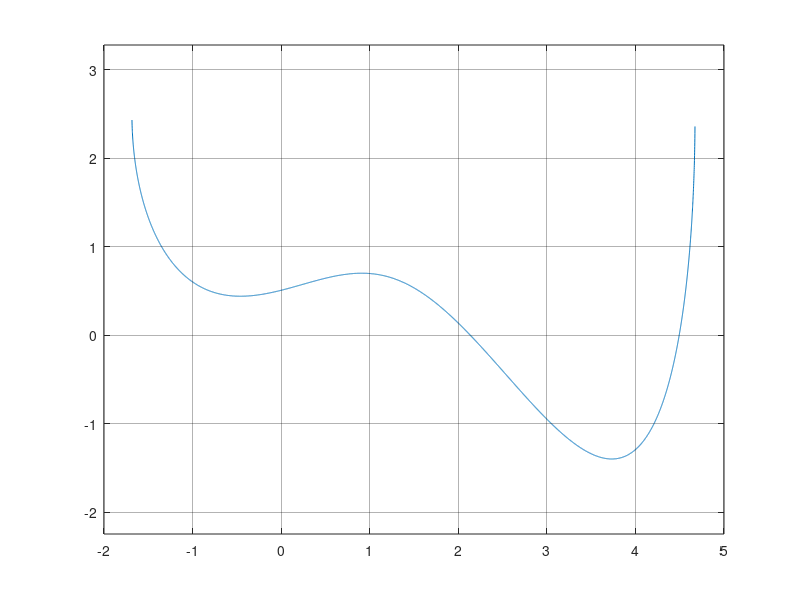

Write MATLAB code to recreate this figure.
clearvars, close all

x = linspace(-2, 5, 10000);

y = x.^3 -exp(x) + e + 2.25;    %9/4 = 2.25

A = (y >= 0);

f = zeros(size(y));
f(A) = 2.5 - sqrt(y(A));
f(y<0) = NaN;

plot(x,f)
grid on
set(gca, 'GridColor', [0,0,0])
set(gca, 'GridAlpha', 0.3)
set(gca, 'Layer', 'top')
axis equal

xDomain = x(A);
min(xDomain)
max(xDomain)
